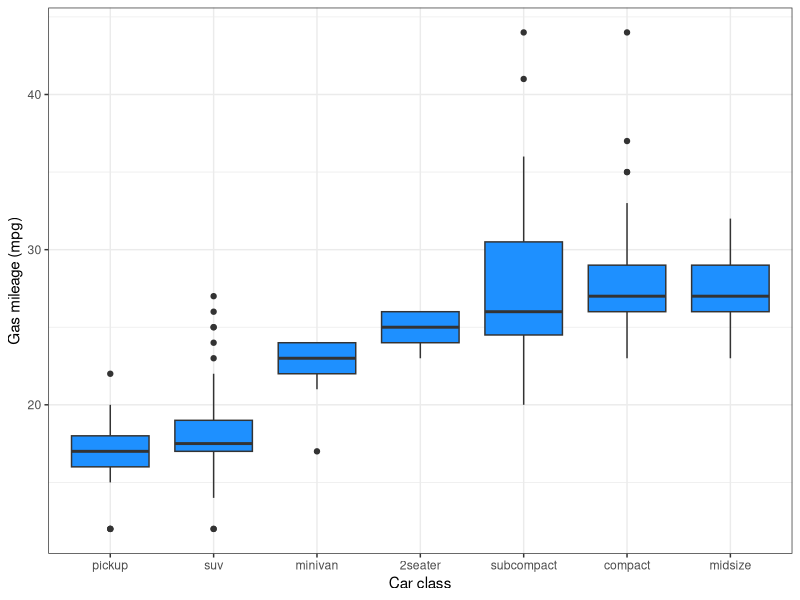

Write R code to recreate this figure.
## ---- chunk 1
ggplot2::theme_set(ggplot2::theme_bw())
knitr::opts_chunk$set(cache = TRUE)
## ---- chunk 2
library(tidyverse)
mpg |>
  ggplot() +
  geom_boxplot(aes(x = fct_reorder(class, hwy), y = hwy), fill = "dodgerblue") +
  labs(x = "Car class", y = "Gas mileage (mpg)") + 
  theme_bw()
